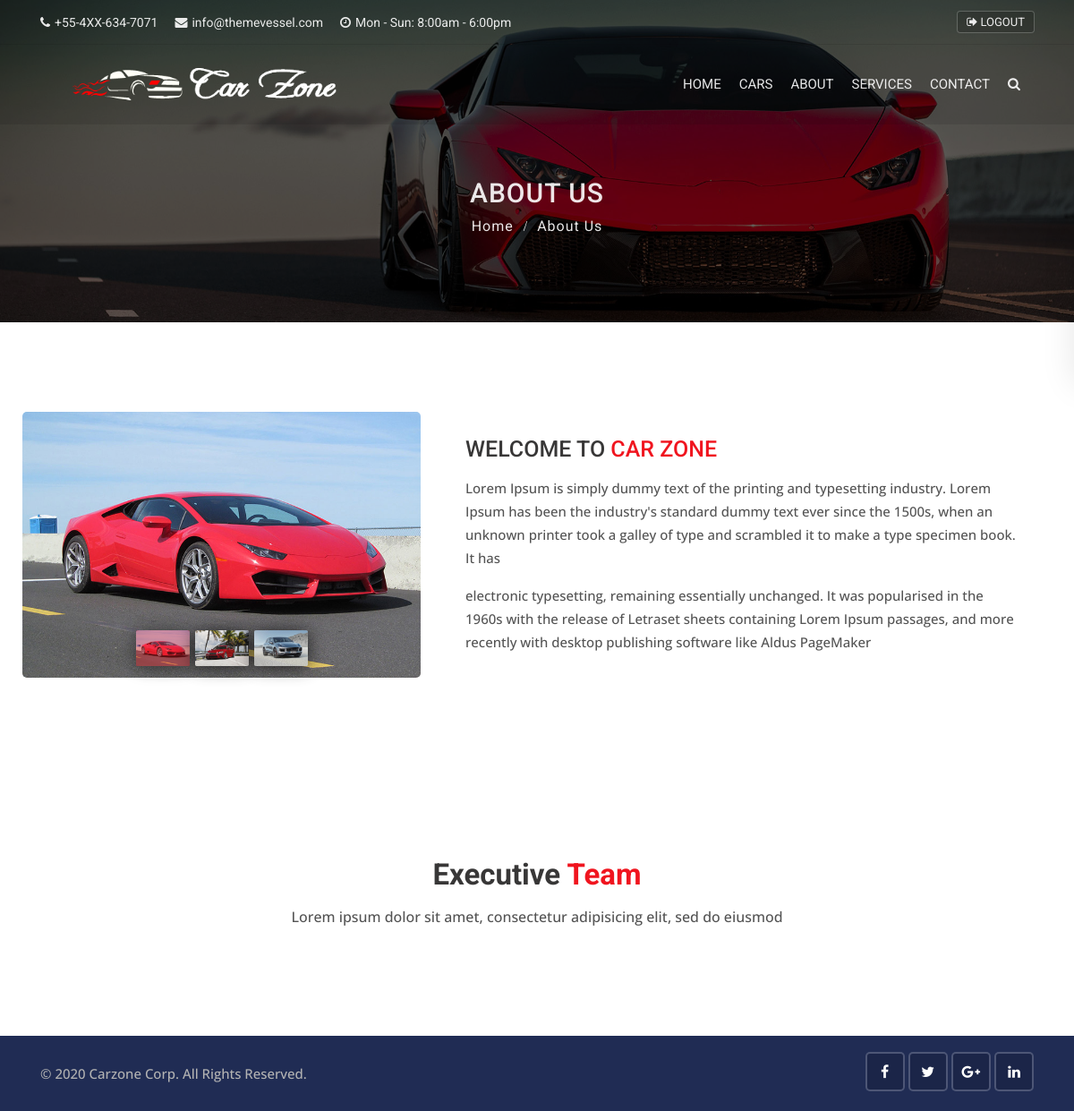
Before: /about (signed in) with the older database file.
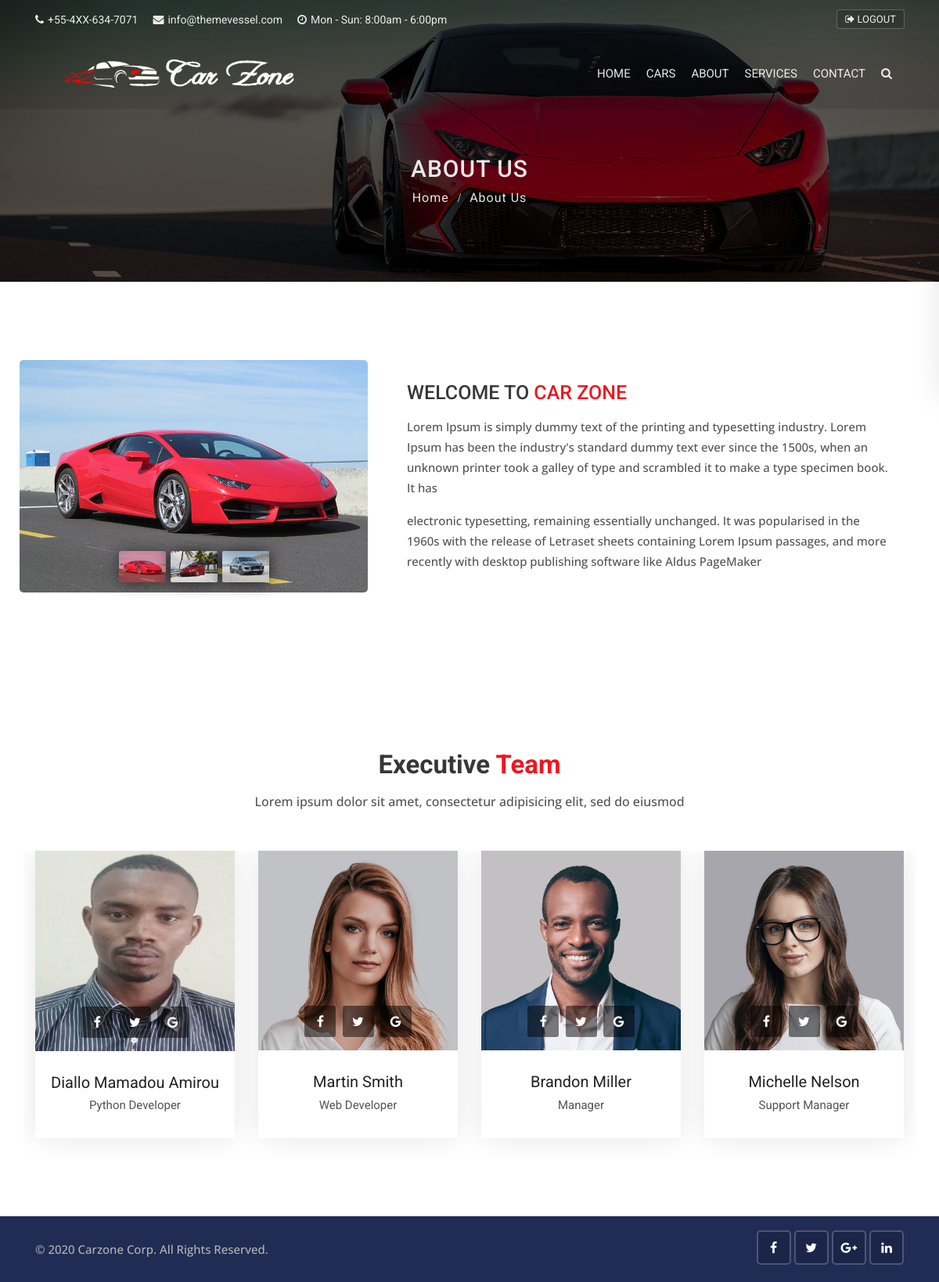
After: the same page with the newer database file.
### carzoneapp/models.py (models this page shows, shortened)
class Base(models.Model):
    date_add = models.DateTimeField(auto_now_add=True)
    date_update = models.DateTimeField(auto_now=True)
    status = models.BooleanField(default=True)
    class Meta:
        abstract = True

class Team(Base):
    name = models.CharField(max_length=50)
    image = models.FileField(upload_to="team_image", max_length=100, null=True, blank=True)
    job = models.CharField(max_length=50)
    social_network = models.ManyToManyField(SocialNetwork, related_name='team_network')
    class Meta:
        verbose_name = 'Team'
        verbose_name_plural = 'Teams'

### carzoneapp/views.py (the view)
# urls.py: path('about', views.AboutView.as_view(), name='about'),
class AboutView(TemplateView):
    template_name = "about.html"

### carzoneapp/context_processors.py (called while the page is built)
def teams(request):
    teams = Team.objects.all()
    return dict(teams=teams)

### templates/about.html (shortened to what the changed rows need)
{% extends 'base/base.html' %}
{% load static %}
{% block content %}
<div class="sub-banner overview-bgi">
    <div class="container breadcrumb-area">
        <div class="breadcrumb-areas">
            <h1>About Us</h1>
        </div>
    </div>
</div>
<div class="our-team content-area">
    <div class="container">
        <div class="main-title">
            <h1>Executive <span>Team</span></h1>
        </div>
        <div class="slick-slider-area clearfix">
            <div class="row slick-carousel" data-slick='{"slidesToShow": 4, "responsive":[{"breakpoint": 1024,"settings":{"slidesToShow": 2}}, {"breakpoint": 768,"settings":{"slidesToShow": 1}}]}'>
                {% for team in teams %}
                <div class="slick-slide-item">
                    <div class="team-1">
                        <div class="photo">
                            <a href="#">
                                <img src="{{team.image.url}}" alt="team-1" class="img-fluid">
                            </a>
                            <div class="social-list clearfix">
                                <a href="#" class="facebook-bg"><i class="fa fa-facebook"></i></a>
                                <a href="#" class="twitter-bg"><i class="fa fa-twitter"></i></a>
                                <a href="#" class="google-bg"><i class="fa fa-google"></i></a>
                            </div>
                        </div>
                        <div class="details">
                            <h4><a href="team-detail.html">{{team.name}}</a></h4>
                            <h5>{{team.job|title}}</h5>
                        </div>
                    </div>
                </div>
                {% endfor %}
            </div>
        </div>
    </div>
</div>
</body>
{% endblock content %}

Changed rows visible on the page:
added Team: image (picture), name "Diallo Mamadou Amirou", job "Python Developer"
added Team: image (picture), name "Martin Smith", job "Web Developer"
added Team: image (picture), name "Brandon Miller", job "Manager"
added Team: image (picture), name "Michelle Nelson", job "Support Manager"
